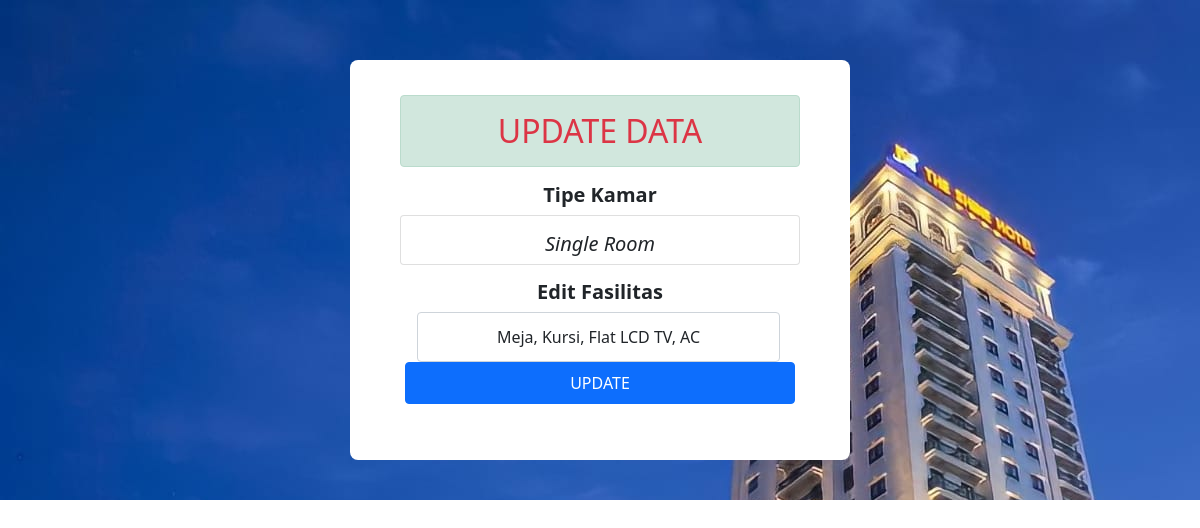
The app's page /admin3/edit_fasilitas.php?id=1 with its own data.
### tables this page shows
CREATE TABLE `tb_fasilitas_kamar` (
  `id` int(2) NOT NULL,
  `tipe_kamar` text NOT NULL,
  `fitur` varchar(500) NOT NULL
);

### admin3/edit_fasilitas.php (the view, shortened to what this page needs)
<!DOCTYPE html>
<html>
<head>
	<link href="https://cdn.jsdelivr.net/npm/bootstrap@5.1.3/dist/css/bootstrap.min.css" rel="stylesheet">
</head>
<body>
	<?php
	include "koneksi.php";
	$id_kamar = $_GET['id'];
	$query = "select * from tb_fasilitas_kamar where id='$id_kamar'";
	$result = mysqli_query($koneksi, $query);
	$row = mysqli_fetch_assoc($result);
	$tipe_kamar = $row['tipe_kamar'];
	$fitur = $row['fitur'];
	 ?>
	 <form action="update_fasilitas_k.php" method="post">
	<div class="col-15" style="background-image: url(gedung.jfif); height: 500px; margin: 0px; padding: 0px; padding-top: 60px !important">
	<div class="container bg-white" style="padding: 50px; padding-top: 35px !important; padding-bottom: 35px !important; width: 500px; height: 400px; border-radius: 8px;">
	<h2 class="alert alert-success text-center text-danger">UPDATE DATA</h2>
		<h5 class="text-center fw-bold">Tipe Kamar</h5>
<div class="card text-center" style="width: 400px; height: 50px;">
  <div class="card-body">
    <h5 class="card-text fst-italic"><?php echo "$tipe_kamar"; ?></h5>
		  <div class="form-group mb-3 mt-4">
		  	<h5 class="text-center fw-bold">Edit Fasilitas</h5>
		  		<input type="text" name="fitur" class="form-control text-center" value="<?php echo "$fitur"?>" style="height: 50px; width: 363px;"></input>
              <div class="row form-group">
                  <button type="submit" class="btn btn-primary pill px-4 py-2">UPDATE</button>
              </div>
	</div>
	</div>
</div>
</div>
</form>
</body>
</html>

### records on screen
tb_fasilitas_kamar: tipe_kamar "Single Room", fitur "Meja, Kursi, Flat LCD TV, AC"
